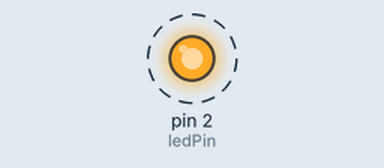
This sketch was run on a simulated Arduino Nano, built with avr-gcc and run on an emulated ATmega328P. Shown: output pins drawn as LEDs (lit = HIGH). Dashed ring = blinking.

Above: at 0.2 s.
Timing chart, 0 to 3.0 s (numbered marks = the images above):
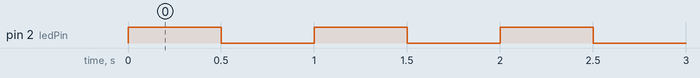

Measured:
- by itself, pin 2 (ledPin): alternates HIGH for 0.50 s and LOW for 0.50 s

The sketch:

blinking_led.ino
```cpp
// This program will blink an LED connected to pin D2 of the Arduino Nano by
// switching between ON and OFF states.

// Declare any variables that are global to the whole program here:

// Connect the long leg of the LED (anode) into pin D2 of the Arduino
// Connect the short leg of the LED (cathode) into the pin GND of the
// Arduino.
int ledPin = 2;

// Stores the current LED state: HIGH or LOW
int ledState;

void setup() {
  // put your setup code here, to run once:

  // Before we can use a pin on the Arduino, we must set it as an input
  // or output. Here, the LED is an output, so we will set it as such.
  pinMode(ledPin, OUTPUT);

  // Initialize the LED State to LOW
  ledState = LOW;
}

void loop() {
  // put your main code here, to run repeatedly:

  // Invert the LED State:
  //  If ON:  Set to OFF
  //  If OFF: Set to ON
  //
  // Can you simplify these 4 lines into one line?
  if (ledState == HIGH) {
    ledState = LOW;
  } else {
    ledState = HIGH;
  }

  // Write the value of LED state to the pin to turn the
  // LED on or off
  digitalWrite(ledPin, ledState);

  // Put in a delay of 500 milliseconds before switching
  // the state so we can actually see the LED light up.
  //
  // Try increasing or decreasing this, see what happens!
  delay(500);
}
```
